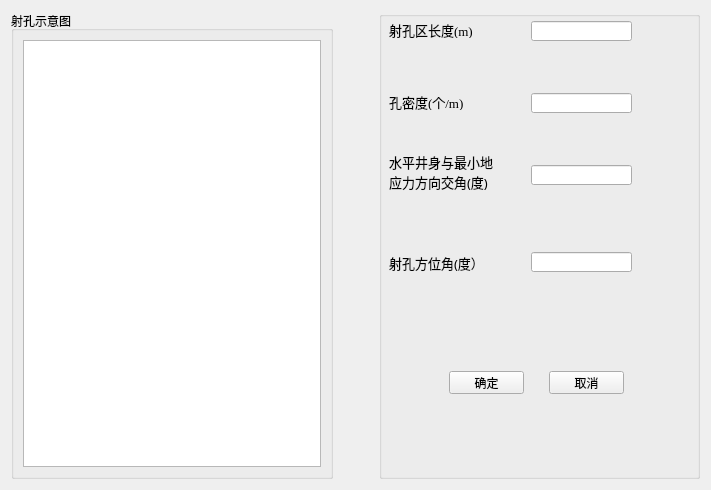
<?xml version="1.0" encoding="UTF-8"?>
<ui version="4.0">
 <class>Form</class>
 <widget class="QWidget" name="Form">
  <property name="geometry">
   <rect>
    <x>0</x>
    <y>0</y>
    <width>711</width>
    <height>490</height>
   </rect>
  </property>
  <property name="windowTitle">
   <string>射孔参数设置</string>
  </property>
  <layout class="QHBoxLayout" name="horizontalLayout" stretch="1,0,1">
   <item>
    <widget class="QGroupBox" name="groupBox">
     <property name="title">
      <string>射孔示意图</string>
     </property>
     <layout class="QHBoxLayout" name="horizontalLayout_2">
      <item>
       <widget class="QGraphicsView" name="graphicsView"/>
      </item>
     </layout>
    </widget>
   </item>
   <item>
    <spacer name="horizontalSpacer">
     <property name="orientation">
      <enum>Qt::Horizontal</enum>
     </property>
     <property name="sizeHint" stdset="0">
      <size>
       <width>40</width>
       <height>20</height>
      </size>
     </property>
    </spacer>
   </item>
   <item>
    <widget class="QGroupBox" name="groupBox_2">
     <property name="title">
      <string/>
     </property>
     <widget class="QLabel" name="label">
      <property name="geometry">
       <rect>
        <x>10</x>
        <y>10</y>
        <width>121</width>
        <height>17</height>
       </rect>
      </property>
      <property name="font">
       <font>
        <family>Times New Roman</family>
        <pointsize>10</pointsize>
       </font>
      </property>
      <property name="text">
       <string>射孔区长度(m)</string>
      </property>
     </widget>
     <widget class="QLineEdit" name="lineEdit_1">
      <property name="geometry">
       <rect>
        <x>152</x>
        <y>10</y>
        <width>101</width>
        <height>20</height>
       </rect>
      </property>
     </widget>
     <widget class="QLabel" name="label_2">
      <property name="geometry">
       <rect>
        <x>10</x>
        <y>82</y>
        <width>111</width>
        <height>17</height>
       </rect>
      </property>
      <property name="font">
       <font>
        <family>Times New Roman</family>
        <pointsize>10</pointsize>
       </font>
      </property>
      <property name="text">
       <string>孔密度(个/m)</string>
      </property>
     </widget>
     <widget class="QLineEdit" name="lineEdit_2">
      <property name="geometry">
       <rect>
        <x>152</x>
        <y>82</y>
        <width>101</width>
        <height>20</height>
       </rect>
      </property>
     </widget>
     <widget class="QLabel" name="label_3">
      <property name="geometry">
       <rect>
        <x>10</x>
        <y>140</y>
        <width>141</width>
        <height>41</height>
       </rect>
      </property>
      <property name="font">
       <font>
        <family>Agency FB</family>
        <pointsize>10</pointsize>
       </font>
      </property>
      <property name="text">
       <string>水平井身与最小地
应力方向交角(度)</string>
      </property>
     </widget>
     <widget class="QLineEdit" name="lineEdit_3">
      <property name="geometry">
       <rect>
        <x>152</x>
        <y>154</y>
        <width>101</width>
        <height>20</height>
       </rect>
      </property>
     </widget>
     <widget class="QLabel" name="label_4">
      <property name="geometry">
       <rect>
        <x>10</x>
        <y>241</y>
        <width>121</width>
        <height>21</height>
       </rect>
      </property>
      <property name="font">
       <font>
        <family>Agency FB</family>
        <pointsize>10</pointsize>
       </font>
      </property>
      <property name="text">
       <string>射孔方位角(度）</string>
      </property>
     </widget>
     <widget class="QLineEdit" name="lineEdit_4">
      <property name="geometry">
       <rect>
        <x>152</x>
        <y>241</y>
        <width>101</width>
        <height>20</height>
       </rect>
      </property>
     </widget>
     <widget class="QPushButton" name="pushButton_2">
      <property name="geometry">
       <rect>
        <x>170</x>
        <y>360</y>
        <width>75</width>
        <height>23</height>
       </rect>
      </property>
      <property name="text">
       <string>取消</string>
      </property>
     </widget>
     <widget class="QPushButton" name="pushButton">
      <property name="geometry">
       <rect>
        <x>70</x>
        <y>360</y>
        <width>75</width>
        <height>23</height>
       </rect>
      </property>
      <property name="text">
       <string>确定</string>
      </property>
     </widget>
    </widget>
   </item>
  </layout>
 </widget>
 <resources/>
 <connections>
  <connection>
   <sender>pushButton</sender>
   <signal>clicked()</signal>
   <receiver>Form</receiver>
   <slot>input_data_3()</slot>
   <hints>
    <hint type="sourcelabel">
     <x>494</x>
     <y>379</y>
    </hint>
    <hint type="destinationlabel">
     <x>358</x>
     <y>2</y>
    </hint>
   </hints>
  </connection>
  <connection>
   <sender>pushButton_2</sender>
   <signal>clicked()</signal>
   <receiver>lineEdit_1</receiver>
   <slot>clear()</slot>
   <hints>
    <hint type="sourcelabel">
     <x>585</x>
     <y>375</y>
    </hint>
    <hint type="destinationlabel">
     <x>614</x>
     <y>30</y>
    </hint>
   </hints>
  </connection>
  <connection>
   <sender>pushButton_2</sender>
   <signal>clicked()</signal>
   <receiver>lineEdit_2</receiver>
   <slot>clear()</slot>
   <hints>
    <hint type="sourcelabel">
     <x>571</x>
     <y>379</y>
    </hint>
    <hint type="destinationlabel">
     <x>594</x>
     <y>97</y>
    </hint>
   </hints>
  </connection>
  <connection>
   <sender>pushButton_2</sender>
   <signal>clicked()</signal>
   <receiver>lineEdit_3</receiver>
   <slot>clear()</slot>
   <hints>
    <hint type="sourcelabel">
     <x>566</x>
     <y>376</y>
    </hint>
    <hint type="destinationlabel">
     <x>568</x>
     <y>171</y>
    </hint>
   </hints>
  </connection>
  <connection>
   <sender>pushButton_2</sender>
   <signal>clicked()</signal>
   <receiver>lineEdit_4</receiver>
   <slot>clear()</slot>
   <hints>
    <hint type="sourcelabel">
     <x>582</x>
     <y>378</y>
    </hint>
    <hint type="destinationlabel">
     <x>582</x>
     <y>263</y>
    </hint>
   </hints>
  </connection>
 </connections>
 <slots>
  <slot>input_data_3()</slot>
 </slots>
</ui>
